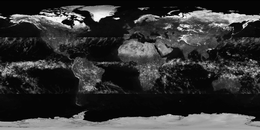
%> input picture Laboratorio 6/Quest3/world_map.png, 260 x 130 px, shrunk from 2700 x 1349 before the run
$ octave Quest3.m   (GNU Octave 9; MATLAB toolbox functions it lacks are replaced by stand-ins)
%> lines starting %> are read from the running program, lines starting %| are printed output that depends on the picture
mundo = imread('world_map.png');
%> mundo is the input picture: size 130x260 uint8; min 0, max 255, mean 52.1
vista = imread('view.png');
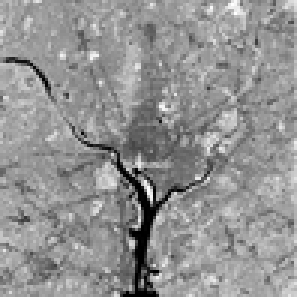
%> input picture Laboratorio 6/Quest3/view.png, 99 x 99 px, shrunk from 1026 x 1024 before the run (shown 3 times larger)
%> vista is the input picture: size 99x99 uint8; min 0, max 255, mean 146.5
tammundo = size(mundo);
%> tammundo = [130 260]
tamvista = size(vista);
%> tamvista = [99 99]
new_mundo = zeros(tammundo(1),tammundo(2),3);
new_vista = zeros(tamvista(1),tamvista(2),3);
new_mundo(:,:,1) = mundo(:,:);
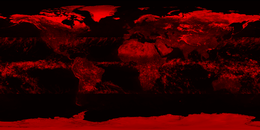
%> new_mundo: size 130x260x3 double; mean R, G, B 52.1, 0, 0
new_mundo(:,:,2) = mundo(:,:);
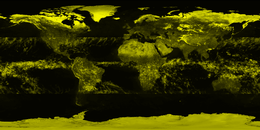
%> new_mundo: size 130x260x3 double; mean R, G, B 52.1, 52.1, 0
new_mundo(:,:,3) = mundo(:,:);
lim_vista=20;
new_vista(:,:,1) = vista(:,:);
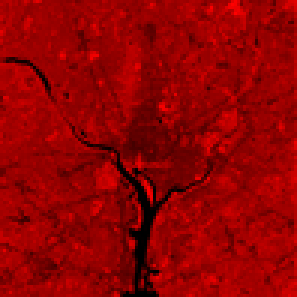
%> new_vista: size 99x99x3 double (shown 3 times larger); mean R, G, B 146.5, 0, 0
new_vista(:,:,2) = vista(:,:);
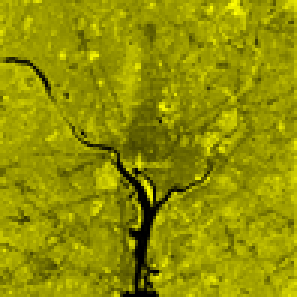
%> new_vista: size 99x99x3 double (shown 3 times larger); mean R, G, B 146.5, 146.5, 0
new_vista(:,:,3) = vista(:,:);
for linha = 1:tammundo(1)
    for coluna = 1: tammundo(2)
        if((mundo(linha,coluna)<27) && (linha<2*(tammundo(1)/3)))%preto->azul
            new_mundo(linha,coluna,1) = 51-1.5*mundo(linha,coluna);
            new_mundo(linha,coluna,2) = 204-1.5*mundo(linha,coluna);
            new_mundo(linha,coluna,3) = 255-1.5*mundo(linha,coluna);
        elseif(mundo(linha,coluna)>210)%cinzando a parte branca do mapa
            new_mundo(linha,coluna,1) = 210+mundo(linha,coluna)/210;
            new_mundo(linha,coluna,2) = 210+mundo(linha,coluna)/210;
            new_mundo(linha,coluna,3) = 210+mundo(linha,coluna)/210;
        elseif((mundo(linha,coluna)<16) && (linha>2*(tammundo(1)/3)))%->tentando nao pintar argentina
            new_mundo(linha,coluna,1) = 51-1.5*mundo(linha,coluna);
            new_mundo(linha,coluna,2) = 204-1.5*mundo(linha,coluna);
            new_mundo(linha,coluna,3) = 255-1.5*mundo(linha,coluna);
        elseif((mundo(linha,coluna)>100) && (mundo(linha,coluna)<240) && (linha>3*(tammundo(1)/4)))%->antartica
            new_mundo(linha,coluna,1) = 1.3*mundo(linha,coluna);
            new_mundo(linha,coluna,2) = 1.3*mundo(linha,coluna);
            new_mundo(linha,coluna,3) = 1.3*mundo(linha,coluna);
        end
    end
end
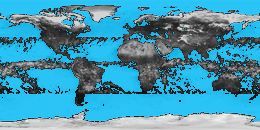
%> new_mundo: size 130x260x3 double; mean R, G, B 71.5, 151.1, 177.6
imshow(uint8(new_mundo));
imwrite(uint8(new_mundo),'mundo_color.png');
for linha = 1:tamvista(1)
    for coluna = 1: tamvista(2)
        if(vista(linha,coluna)<lim_vista)
            new_vista(linha,coluna,1) = 255;
            new_vista(linha,coluna,2) = 255;
            new_vista(linha,coluna,3) = 0;
        end
    end
end
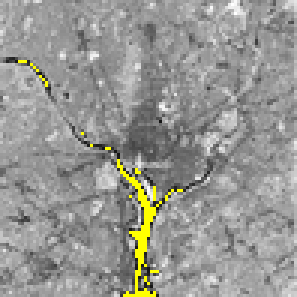
%> new_vista: size 99x99x3 double (shown 3 times larger); mean R, G, B 150.8, 150.8, 146.4

imwrite(uint8(new_vista),'vista_amarelo.png');
%amarelo R255 G255 B0
